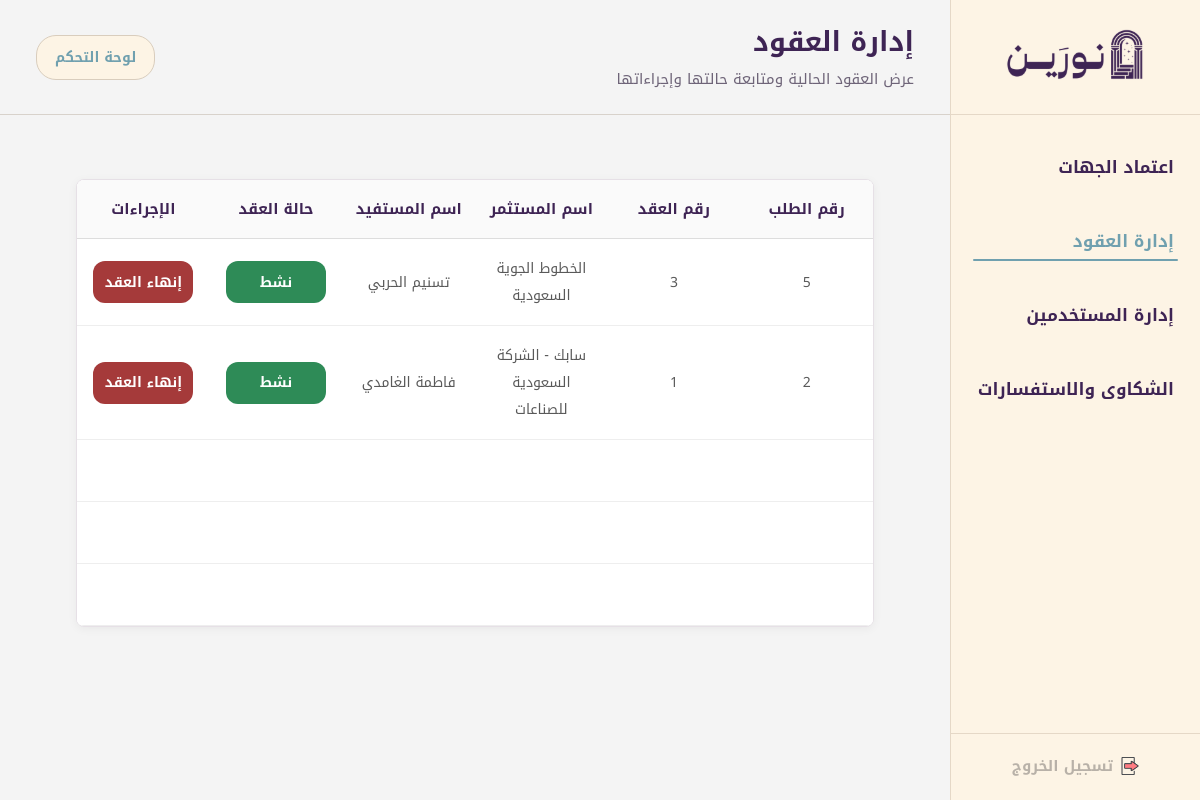
Before: /Admin3_Contracts.php with the older database file.
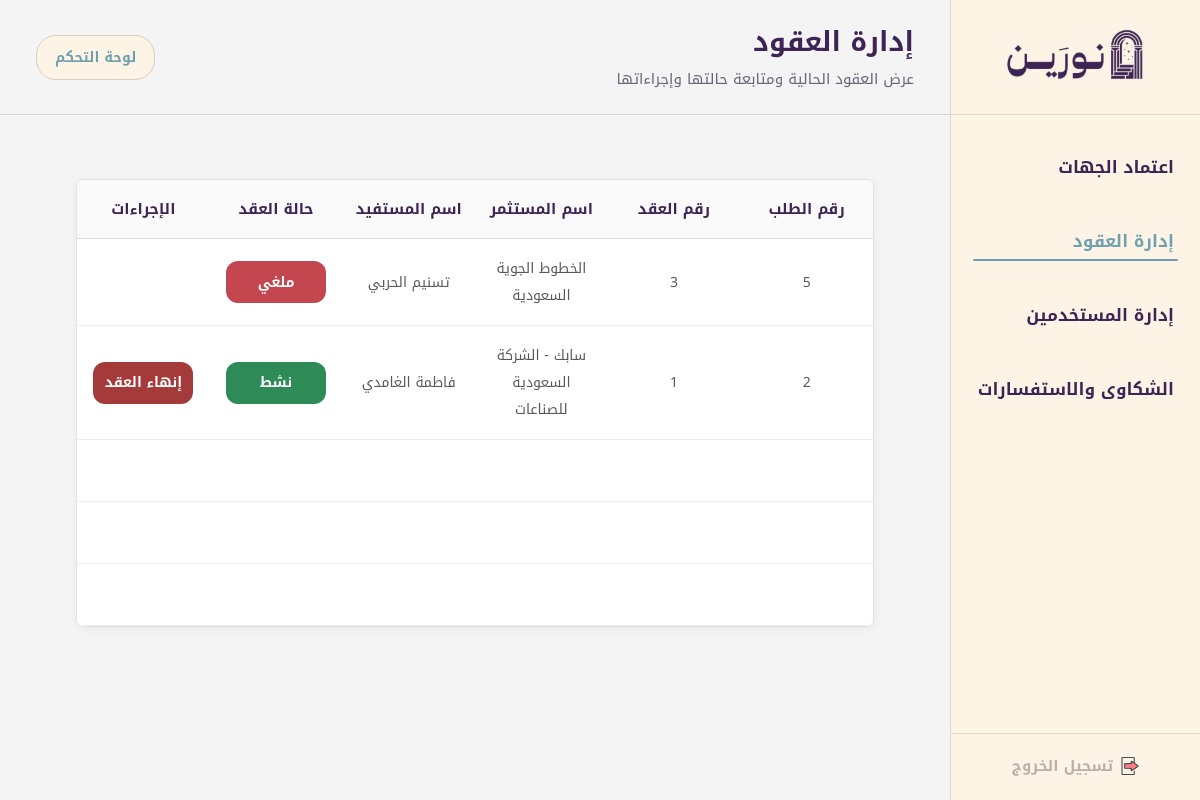
After: the same page with the newer database file.
### tables this page shows
CREATE TABLE IF NOT EXISTS `e_contract` (
  `contract_id` int NOT NULL AUTO_INCREMENT,
  `request_id` int NOT NULL,
  `payments_count` int NOT NULL,
  `funding_duration` int NOT NULL,
  `ctr_status` enum('نشط','ملغي','منتهي') NOT NULL,
  `terms` text NOT NULL,
  `amount` decimal(10,2) NOT NULL,
  `approval_status` enum('انتظار الموافقة','تمت الموافقة') DEFAULT 'انتظار الموافقة',
  `inv_id` int NOT NULL,
  PRIMARY KEY (`contract_id`),
  KEY `request_id` (`request_id`),
  KEY `e_contract_ibfk_2` (`inv_id`)
);

CREATE TABLE IF NOT EXISTS `investor` (
  `inv_id` int NOT NULL AUTO_INCREMENT,
  `ccr_number` varchar(255) NOT NULL,
  `email` varchar(255) NOT NULL,
  `inv_number` varchar(11) NOT NULL,
  `inv_name` varchar(255) NOT NULL,
  `password` varchar(255) NOT NULL,
  `approval_status` enum('بانتظار المراجعة','معتمد','مرفوض') NOT NULL DEFAULT 'بانتظار المراجعة',
  `account_status` enum('نشط','محظور') NOT NULL DEFAULT 'نشط',
  PRIMARY KEY (`inv_id`),
  UNIQUE KEY `ccr_number` (`ccr_number`),
  UNIQUE KEY `email` (`email`)
);

### Admin3_Contracts.php (the view, shortened to what this page needs)
<?php
$con = mysqli_connect("localhost","root","","noreen");
mysqli_set_charset($con,"utf8mb4");
$sql = "
SELECT
    c.contract_id,
    c.ctr_status,
    c.request_id,
    i.inv_name,
    CONCAT(b.f_name,' ',b.l_name) AS beneficiary_name
FROM e_contract c
JOIN scholarship_requests r ON c.request_id = r.request_id
JOIN beneficiary b ON r.bnf_id = b.bnf_id
JOIN scholarship_opps s ON r.scholarship_id = s.scholarship_id
JOIN investor i ON s.inv_id = i.inv_id
ORDER BY c.contract_id DESC
";
$result = mysqli_query($con,$sql);
?>
<!DOCTYPE html>
<html lang="ar" dir="rtl">
<head>
<link rel="stylesheet" href="CSS_AdminLayout.css?v=3">
</head>
<body>
<div class="layout">
  <aside class="sidebar">
    <div class="sidebar-top">
      <div class="sidebar-logo">
        <img src="شعار نورين بنفسجي.svg" alt="شعار نورين">
      </div>
      <ul class="sidebar-menu">
        <li><a href="Admin2_EntitiesApproval.php">اعتماد الجهات</a></li>
        <li><a href="Admin3_Contracts.php" class="active">إدارة العقود</a></li>
        <li><a href="Admin4_UsersManage.php">إدارة المستخدمين</a></li>
        <li><a href="Admin5_Complaints.php">الشكاوى والاستفسارات</a></li>
      </ul>
    </div>
    <div class="sidebar-bottom">
      <form action="logout.php" method="post">
        <button type="submit" class="logout-btn">
          <img src="ايقونة تسجيل الخروج.png" class="logout-icon" alt="خروج">
          تسجيل الخروج
        </button>
      </form>
    </div>
  </aside>
  <div class="main-content">
    <header class="header">
      <div class="page-heading">
        <div class="page-title">إدارة العقود</div>
        <div class="page-description">عرض العقود الحالية ومتابعة حالتها وإجراءاتها</div>
      </div>
      <div class="header-left">
        <a href="Admin1_profile.php" class="profile-btn">لوحة التحكم</a>
      </div>
    </header>
    <div class="page">
      <div class="page-wrapper">
        <div class="table-box">
          <table>
            <thead>
              <tr>
                <th>رقم الطلب</th>
                <th>رقم العقد</th>
                <th>اسم المستثمر</th>
                <th>اسم المستفيد</th>
                <th>حالة العقد</th>
                <th>الإجراءات</th>
              </tr>
            </thead>
            <tbody>
<?php while($row = mysqli_fetch_assoc($result)) {
$status = $row['ctr_status'];
$class = "status-active";
if($status == "ملغي"){
    $class = "status-cancel";
} elseif($status == "منتهي"){
    $class = "status-ended";
}
?>
<tr>
  <td><?= $row['request_id'] ?></td>
  <td><?= $row['contract_id'] ?></td>
  <td><?= $row['inv_name'] ?></td>
  <td><?= $row['beneficiary_name'] ?></td>
  <td>
    <span class="status <?= $class ?>">
      <?= $status ?>
    </span>
  </td>
  <td>
    <?php if($status != 'ملغي' && $status != 'منتهي'){ ?>
    <form method="POST">
      <button class="btn btn-delete" name="end_contract">إنهاء العقد</button>
    </form>
    <?php } else { ?>
    <?php } ?>
  </td>
</tr>
<?php } ?>
<tr class="empty-row"><td colspan="6"></td></tr>
<tr class="empty-row"><td colspan="6"></td></tr>
<tr class="empty-row"><td colspan="6"></td></tr>
</tbody>
          </table>
        </div>
      </div>
    </div>
  </div>
</div>
</body>
</html>

### CSS_AdminLayout.css (style rules this page uses)
* { margin:0; padding:0; box-sizing:border-box; font-family:"Noto Kufi Arabic",sans-serif; text-decoration:none; }
body { background:#F4F4F4; direction:rtl; }
.layout { display:flex; min-height:100vh; }
.sidebar { width:250px; height:100vh; position:fixed; top:0; right:0; background:#FDF4E5; border-left:1px solid #E5D8C7; display:flex; flex-direction:column; justify-content:space-between; z-index:1000; }
.sidebar-top { width:100%; }
.sidebar-logo { height:115px; display:flex; align-items:center; justify-content:center; border-bottom:1px solid #E5D8C7; padding:10px; }
.sidebar-logo img { width:145px; height:auto; object-fit:contain; }
.sidebar-menu { list-style:none; margin-top:18px; padding:0; }
.sidebar-menu li { margin-bottom:6px; }
.sidebar-menu a { display:block; padding:18px 26px; color:#3E2454; font-size:17px; font-weight:700; text-align:right; position:relative; transition:.25s; }
.sidebar-menu a.active { color:#70A0AF; }
.sidebar-menu a.active::after { content:""; position:absolute; right:22px; left:22px; bottom:14px; height:2px; background:#70A0AF; border-radius:2px; }
.sidebar-bottom { padding:18px 20px 20px; border-top:1px solid #E5D8C7; display:flex; justify-content:center; }
.logout-btn { background:transparent; border:none; cursor:pointer; display:flex; align-items:center; justify-content:center; gap:8px; color:#B8B1A8; font-size:15px; font-weight:600; transition:.25s; }
.logout-icon { width:18px; height:18px; object-fit:contain; }
.main-content { margin-right:250px; width:calc(100% - 250px); min-height:100vh; display:flex; flex-direction:column; background:#F4F4F4; }
.header { min-height:115px; background:#F4F4F4; border-bottom:1px solid #D8D2CB; display:flex; align-items:center; justify-content:space-between; padding:0 36px; }
.page-heading { display:flex; flex-direction:column; align-items:flex-start; text-align:left; }
.page-title { font-size:27px; font-weight:700; color:#3E2454; line-height:1.5; text-align:left; }
.page-description { font-size:15px; font-weight:500; color:#6E6478; line-height:1.7; margin-top:4px; text-align:left; }
.header-left { display:flex; align-items:center; gap:12px; }
.profile-btn { background:#FDF4E5; color:#70A0AF; border:1px solid #D9CDBD; border-radius:20px; padding:8px 18px; font-size:14px; font-weight:700; transition:.25s; }
.page { padding:24px 36px 30px; }

### Admin3_Contracts.php (style rules this page uses)
.page-wrapper { padding:40px; }
.table-box { width:100%; max-width:1050px; margin:0 auto; background:#FFFFFF; border:1px solid #E6E0E6; border-radius:8px; box-shadow:0 2px 10px rgba(0,0,0,0.05); overflow:hidden; }
table { width:100%; border-collapse:collapse; table-layout:fixed; background:#FFFFFF; }
thead th { padding:15px 12px; background:#FAFAFA; border-bottom:1px solid #DDDDDD; font-size:15px; font-weight:700; color:#3E2454; text-align:center; }
tbody td { padding:16px 12px; border-bottom:1px solid #EEEEEE; text-align:center; vertical-align:middle; font-size:14px; font-weight:500; color:#595959; background:#FFFFFF; }
.status { display:inline-flex; align-items:center; justify-content:center; width:100px; height:42px; border-radius:12px; color:#FFFFFF; font-size:14px; font-weight:600; }
.status-active { background:#2E8B57; }
.status-cancel { background:#C4474F; }
.btn { width:100px; height:42px; border:none; border-radius:12px; cursor:pointer; font-size:14px; font-family:"Noto Kufi Arabic",sans-serif; font-weight:600; }
.btn-delete { background:#A53A3A; color:#FFFFFF; }
.empty-row td { height:62px; background:#FFFFFF; border-bottom:1px solid #EEEEEE; }

Changed rows visible on the page:
changed e_contract "الخطوط الجوية السعودية": ctr_status "نشط" → "ملغي"; no longer shows "إنهاء العقد"
